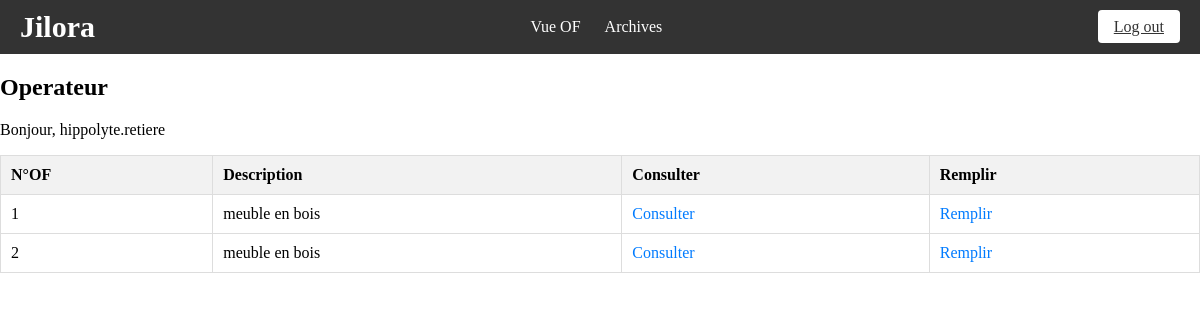
Screenshot of /final/operateur.php (signed in) with the database file from the repository.
### tables this page shows
CREATE TABLE IF NOT EXISTS `of` (
  `id` int(11) NOT NULL AUTO_INCREMENT,
  `id_agent` int(11) NOT NULL,
  `description` text NOT NULL,
  `etat` tinyint(1) NOT NULL,
  PRIMARY KEY (`id`)
);

### final/operateur.php (the view, shortened to what this page needs)
<?php
$host = "localhost";
$dbname = "tai";
$user = "root";
$pwd = "";
$connexion = mysqli_connect($host, $user, $pwd, $dbname);
include_once __DIR__ . '/includes.php';
?>
<!DOCTYPE html>
<html>
<head>
    <link rel="stylesheet" href="./global.css" />
    <link rel="stylesheet" href="./index_admin.css" />
</head>
<body>
<table class="tableau">
    <h2>Operateur</h2>
    <p>Bonjour, <?php echo $_SESSION['identifiant']; ?></p>
    <thead>
        <tr>
            <th>N°OF</th>
            <th>Description</th>
            <th>Consulter</th>
            <th>Remplir</th>
        </tr>
    </thead>
    <tbody>
        <?php
        $identifiant = $_SESSION['identifiant'];
        $sql_agent = "SELECT id FROM agent WHERE identifiant = '$identifiant'";
        $result_agent = mysqli_query($connexion, $sql_agent);
        if ($result_agent && mysqli_num_rows($result_agent) > 0) {
            $agent = mysqli_fetch_assoc($result_agent);
            $id_agent = $agent['id'];
            $sql_of = "SELECT * FROM of WHERE id_agent = $id_agent";
            $result_of = mysqli_query($connexion, $sql_of);
            while ($row = mysqli_fetch_assoc($result_of)) {
                echo "<tr>";
                echo "<td>" . $row['id'] . "</td>";
                echo "<td>" . $row['description'] . "</td>";
                echo "<td><a href='consulter_of.php?id_of=" . $row['id'] . "'>Consulter</a></td>";
                echo "<td><a href='of_operateur.php?id_of=" . $row['id'] . "'>Remplir</a></td>";
                echo "</tr>";
            }
        } else {
            echo "<tr><td colspan='4'>Aucun OF trouvé pour cet utilisateur.</td></tr>";
        }
        ?>
    </tbody>
</table>
</body>
</html>

### final/global.css (style rules this page uses)
body { margin: 0; line-height: normal; }
:root { --small-text: Inter; --small-text-size: 16px; --body-text-size: 20px; --color-white: #fff; --color-black: #000; --color-gray: #828282; --color-gainsboro-100: #e6e6e6; --color-gainsboro-200: #e0e0e0; --padding-5xl: 24px; --padding-xl: 20px; --padding-10xs: 3px; --padding-mini: 15px; --padding-xs-5: 11.5px; --br-5xs: 8px; }
th, td { border: 1px solid #ddd; padding: 8px; text-align: left; }
th { background-color: #f2f2f2; }

### final/index_admin.css (style rules this page uses)
.tableau { width: 100%; border-collapse: collapse; }
.tableau th, .tableau td { padding: 10px; text-align: left; border-bottom: 1px solid #ddd; }
.tableau a { color: #007bff; text-decoration: none; }
h2 { font-weight : bold; }

### rows the page displays
of: id "1", description "meuble en bois"
of: id "2", description "meuble en bois"

### other values shown
$_SESSION['identifiant'] "hippolyte.retiere"
